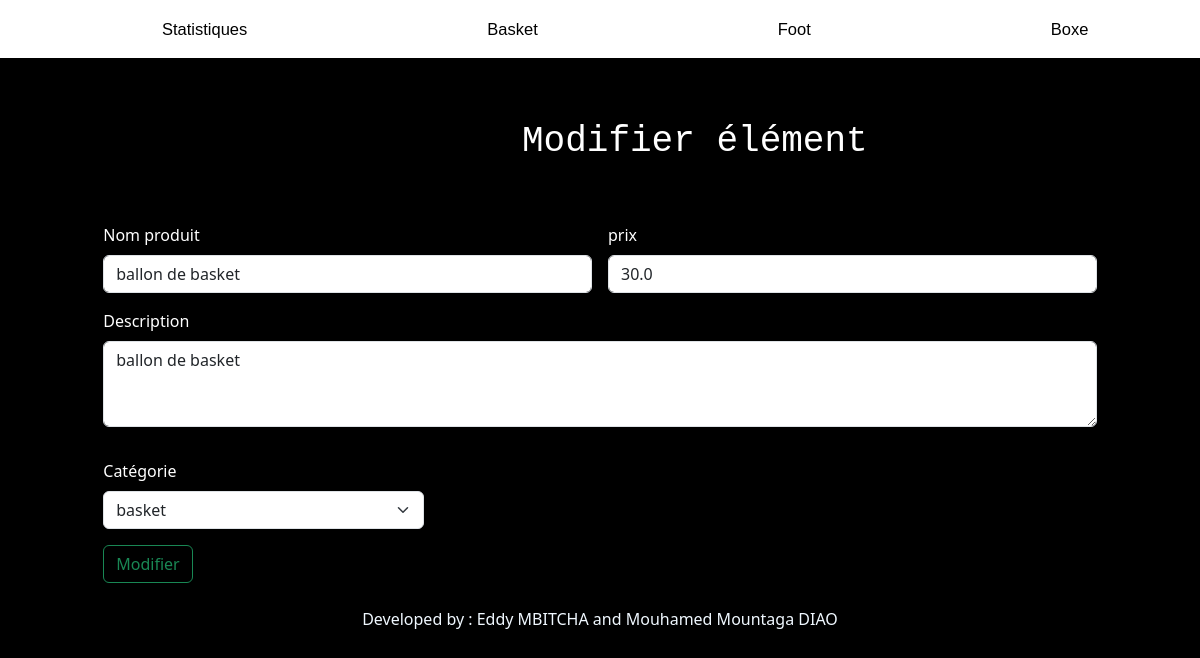
/edit/71/, run on the app's committed database.
### appAsso/models.py (models this page shows, shortened)
class Products(models.Model):
    nomProduit = models.CharField(max_length=45, null=False)
    prix = models.FloatField(default=0.0, null=False)
    cProduit = models.CharField(max_length=45, null=False)
    description = models.TextField(max_length=128, null=True)
    img = models.ImageField(upload_to="media", blank=True)

### appAsso/views.py (the view, shortened to what this page needs)
# urls.py: path('edit/<int:id>/', edit, name='edit'),
def edit(request, id):
    items = Products.objects.get(id=id)
    return render(request, 'edit.html', {'items': items})

### appAsso/templates/edit.html (shortened to what this page needs)
{% extends 'base.html'%}
{% load static %}
    {% block content%}
    <br><br><br><br><br>
    <h1>Modifier élément</h1>
    <div class="container myContainer" style="justify-content: center;">
        <form class="row g-3" method="POST">
            <div class="col-md-6">
              <label for="inputEmail4" class="form-label">Nom produit</label>
              <input type="text" class="form-control" id="" name="nomProduit" value="{{items.nomProduit}}">
        </div>
            <div class=" form-outline col-md-6">
              <label for="typeNumber" class="form-label">prix</label>
              <input type="number" min="1" class="form-control" id="" name="prix" value="{{items.prix}}" >
            </div>
            <div class="mb-3">
                <label for="exampleFormControlTextarea1" class="form-label">Description</label>
                <textarea class="form-control" id="exampleFormControlTextarea1" rows="3" name="description">{{items.description}}</textarea>
              </div>
            <div class="col-md-4">
              <label for="inputState" class="form-label">Catégorie</label>
              <select id="inputState" class="form-select" name="cProduit" required>
                <option selected>{{items.cProduit}}</option>
              </select>
            </div>
            <div class="col-12">
              <button type="submit" class="btn btn-outline-success" name="addItem">Modifier</button>
            </div>
          </form>
    </div>
    {% endblock %}

### static/feuille_style.css (style rules this page uses)
.myContainer { box-sizing: border-box; display: flex; align-items: center; justify-content: center; margin-top: 10%; }

### appAsso/templates/edit.html (style rules this page uses)
h1 { animation: transitionOne 3.0s; }
.myContainer { animation: transitionOne 4.0s; }
.myContainer { display: flex; align-items: center; justify-content: center; margin-top: 5%; }
.myContainer label { color: white; }
h1 { font-size: 36px; margin-left: 14.5em; font-family: 'Courier New', Courier, monospace; color: white; }

### data on the page
Products: nomProduit "ballon de basket", prix "30.0", description "ballon de basket", cProduit "basket"
